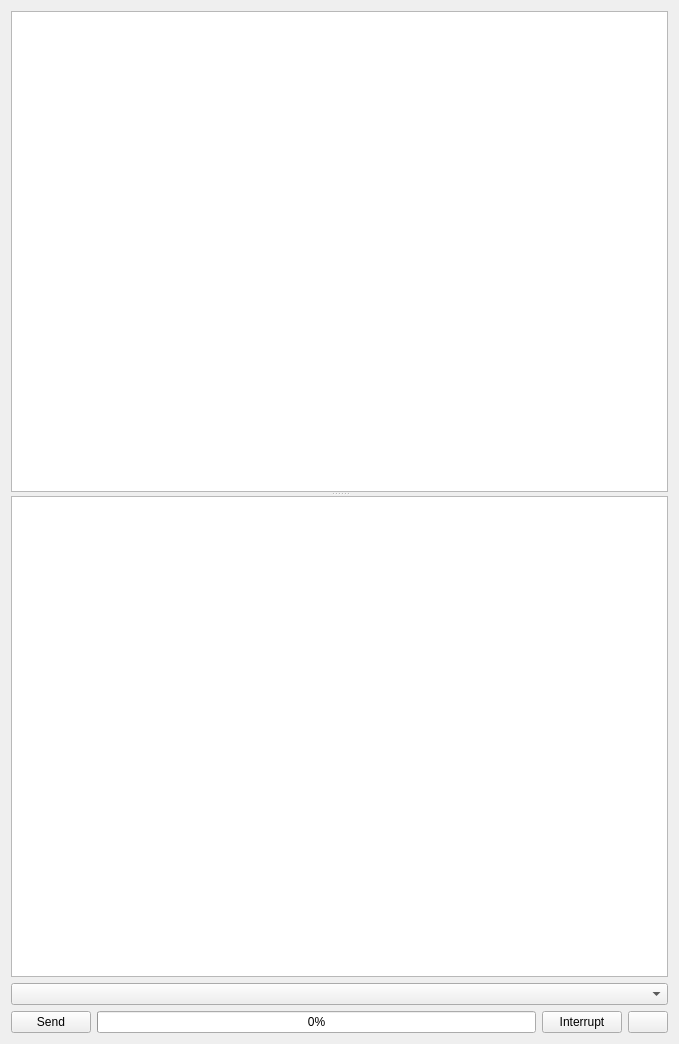
<?xml version="1.0" encoding="UTF-8"?>
<ui version="4.0">
 <class>chat_prompt</class>
 <widget class="QWidget" name="chat_prompt">
  <property name="geometry">
   <rect>
    <x>0</x>
    <y>0</y>
    <width>679</width>
    <height>1044</height>
   </rect>
  </property>
  <property name="windowTitle">
   <string>Form</string>
  </property>
  <layout class="QGridLayout" name="gridLayout">
   <item row="3" column="0">
    <layout class="QHBoxLayout" name="horizontalLayout_2">
     <item>
      <widget class="QPushButton" name="send_button">
       <property name="toolTip">
        <string>Send message</string>
       </property>
       <property name="text">
        <string>Send</string>
       </property>
      </widget>
     </item>
     <item>
      <widget class="QProgressBar" name="progressBar">
       <property name="value">
        <number>0</number>
       </property>
      </widget>
     </item>
     <item>
      <widget class="QPushButton" name="pushButton">
       <property name="text">
        <string>Interrupt</string>
       </property>
      </widget>
     </item>
     <item>
      <widget class="QPushButton" name="clear_conversatiion_button">
       <property name="toolTip">
        <string>Clear conversation</string>
       </property>
       <property name="text">
        <string/>
       </property>
       <property name="icon">
        <iconset theme="user-trash"/>
       </property>
      </widget>
     </item>
    </layout>
   </item>
   <item row="1" column="0">
    <widget class="QSplitter" name="chat_prompt_splitter">
     <property name="orientation">
      <enum>Qt::Vertical</enum>
     </property>
     <property name="childrenCollapsible">
      <bool>false</bool>
     </property>
     <widget class="QWidget" name="verticalLayoutWidget">
      <layout class="QVBoxLayout" name="verticalLayout">
       <item>
        <widget class="QScrollArea" name="chat_container">
         <property name="frameShape">
          <enum>QFrame::NoFrame</enum>
         </property>
         <property name="widgetResizable">
          <bool>true</bool>
         </property>
         <widget class="QWidget" name="scrollAreaWidgetContents">
          <property name="geometry">
           <rect>
            <x>0</x>
            <y>0</y>
            <width>659</width>
            <height>479</height>
           </rect>
          </property>
          <layout class="QGridLayout" name="gridLayout_2">
           <property name="leftMargin">
            <number>0</number>
           </property>
           <property name="topMargin">
            <number>0</number>
           </property>
           <property name="rightMargin">
            <number>0</number>
           </property>
           <property name="bottomMargin">
            <number>0</number>
           </property>
           <item row="0" column="0">
            <widget class="QTextEdit" name="conversation">
             <property name="readOnly">
              <bool>true</bool>
             </property>
            </widget>
           </item>
          </layout>
         </widget>
        </widget>
       </item>
      </layout>
     </widget>
     <widget class="QPlainTextEdit" name="prompt">
      <property name="sizePolicy">
       <sizepolicy hsizetype="Expanding" vsizetype="MinimumExpanding">
        <horstretch>0</horstretch>
        <verstretch>0</verstretch>
       </sizepolicy>
      </property>
      <property name="minimumSize">
       <size>
        <width>0</width>
        <height>150</height>
       </size>
      </property>
      <property name="maximumSize">
       <size>
        <width>16777215</width>
        <height>16777215</height>
       </size>
      </property>
     </widget>
    </widget>
   </item>
   <item row="2" column="0">
    <widget class="QComboBox" name="action"/>
   </item>
  </layout>
 </widget>
 <resources/>
 <connections>
  <connection>
   <sender>prompt</sender>
   <signal>textChanged()</signal>
   <receiver>chat_prompt</receiver>
   <slot>prompt_text_changed()</slot>
   <hints>
    <hint type="sourcelabel">
     <x>460</x>
     <y>935</y>
    </hint>
    <hint type="destinationlabel">
     <x>161</x>
     <y>-13</y>
    </hint>
   </hints>
  </connection>
  <connection>
   <sender>action</sender>
   <signal>currentTextChanged(QString)</signal>
   <receiver>chat_prompt</receiver>
   <slot>llm_action_changed(QString)</slot>
   <hints>
    <hint type="sourcelabel">
     <x>178</x>
     <y>989</y>
    </hint>
    <hint type="destinationlabel">
     <x>47</x>
     <y>2</y>
    </hint>
   </hints>
  </connection>
  <connection>
   <sender>send_button</sender>
   <signal>clicked()</signal>
   <receiver>chat_prompt</receiver>
   <slot>action_button_clicked_send()</slot>
   <hints>
    <hint type="sourcelabel">
     <x>34</x>
     <y>1023</y>
    </hint>
    <hint type="destinationlabel">
     <x>-4</x>
     <y>922</y>
    </hint>
   </hints>
  </connection>
  <connection>
   <sender>clear_conversatiion_button</sender>
   <signal>clicked()</signal>
   <receiver>chat_prompt</receiver>
   <slot>action_button_clicked_clear_conversation()</slot>
   <hints>
    <hint type="sourcelabel">
     <x>655</x>
     <y>1021</y>
    </hint>
    <hint type="destinationlabel">
     <x>676</x>
     <y>1003</y>
    </hint>
   </hints>
  </connection>
  <connection>
   <sender>pushButton</sender>
   <signal>clicked()</signal>
   <receiver>chat_prompt</receiver>
   <slot>interrupt_button_clicked()</slot>
   <hints>
    <hint type="sourcelabel">
     <x>605</x>
     <y>1024</y>
    </hint>
    <hint type="destinationlabel">
     <x>474</x>
     <y>-8</y>
    </hint>
   </hints>
  </connection>
 </connections>
 <slots>
  <slot>action_button_clicked_send()</slot>
  <slot>action_button_clicked_clear_conversation()</slot>
  <slot>message_type_text_changed(QString)</slot>
  <slot>username_text_changed(QString)</slot>
  <slot>botname_text_changed(QString)</slot>
  <slot>personality_type_changed(QString)</slot>
  <slot>prompt_text_changed()</slot>
  <slot>llm_action_changed(QString)</slot>
  <slot>interrupt_button_clicked()</slot>
 </slots>
</ui>
